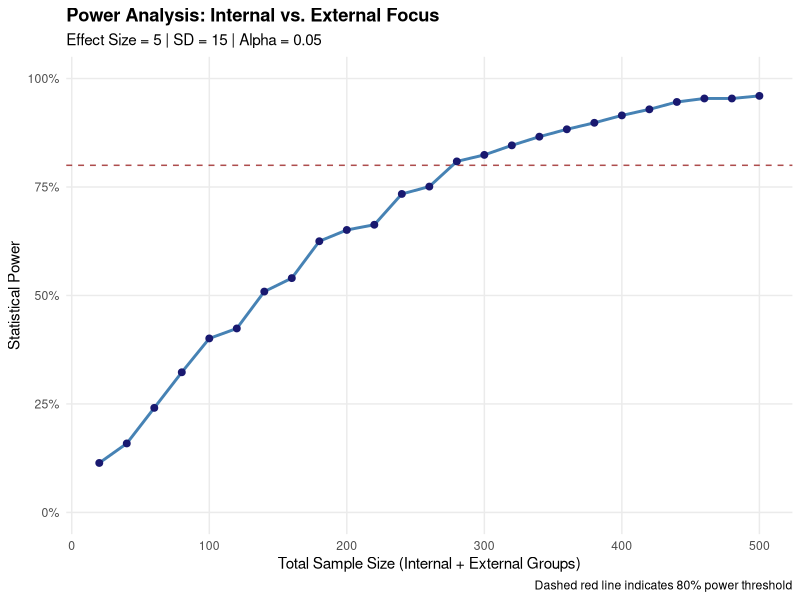

Source code (R):
## ---- chunk 1
set.seed(42)
library(data.table)
library(ggplot2)
## ---- chunk 2
# 1. set effect size and standard deviation
effect_size <- 5
sd <- 15
baseline_mean <- 96
alpha <- 0.05
n_simulations <- 1000 

samples <- seq(20, 500, by = 20)
samples
## ---- chunk 3
# 2. construct power table
power_df <- data.table(
  total_sample_size = samples,
  power = numeric(length(samples))
)
power_df
## ---- chunk 4
# run sim
for (i in seq_along(samples)) {
  
  # Calculate group size for this iteration
  n_group <- samples[i] / 2 
  
  # Simulate the p-values directly
  sim_p_values <- replicate(n_simulations, {
    # Generating rnorm directly avoids costly data.table subsetting
    focus_internal <- rnorm(n_group, mean = baseline_mean, sd = sd)
    focus_external <- rnorm(n_group, mean = baseline_mean + effect_size, sd = sd)
    
    # Run the test and extract the p-value
    t.test(focus_external, focus_internal)$p.value
  })
  
  # Calculate statistical power
  current_power <- mean(sim_p_values < alpha)
  
  set(power_df, i, "power", current_power)
}
## ---- chunk 5
# 4. Visualize the Results
ggplot(power_df, aes(x = total_sample_size, y = power)) +
  geom_hline(yintercept = 0.80, linetype = "dashed", color = "darkred", alpha = 0.7) +
  geom_line(color = "steelblue", linewidth = 1) +
  geom_point(color = "midnightblue", size = 2) +
  scale_y_continuous(labels = scales::percent_format(accuracy = 1), limits = c(0, 1)) +
  labs(
    title = "Power Analysis: Internal vs. External Focus",
    subtitle = sprintf("Effect Size = %d | SD = %d | Alpha = %.2f", effect_size, sd, alpha),
    x = "Total Sample Size (Internal + External Groups)",
    y = "Statistical Power",
    caption = "Dashed red line indicates 80% power threshold"
  ) +
  theme_minimal() +
  theme(
    plot.title = element_text(face = "bold"),
    panel.grid.minor = element_blank()
  )
